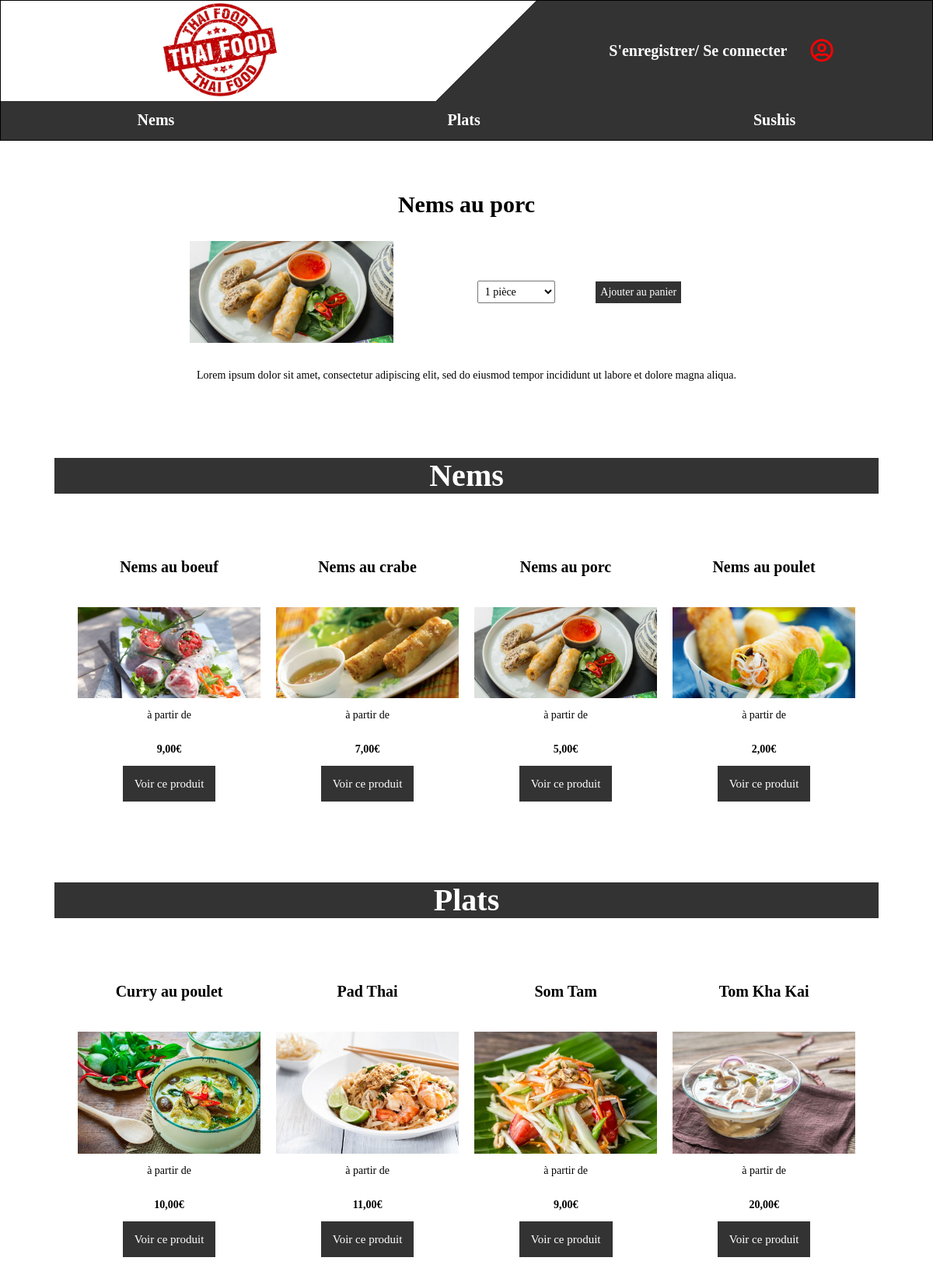
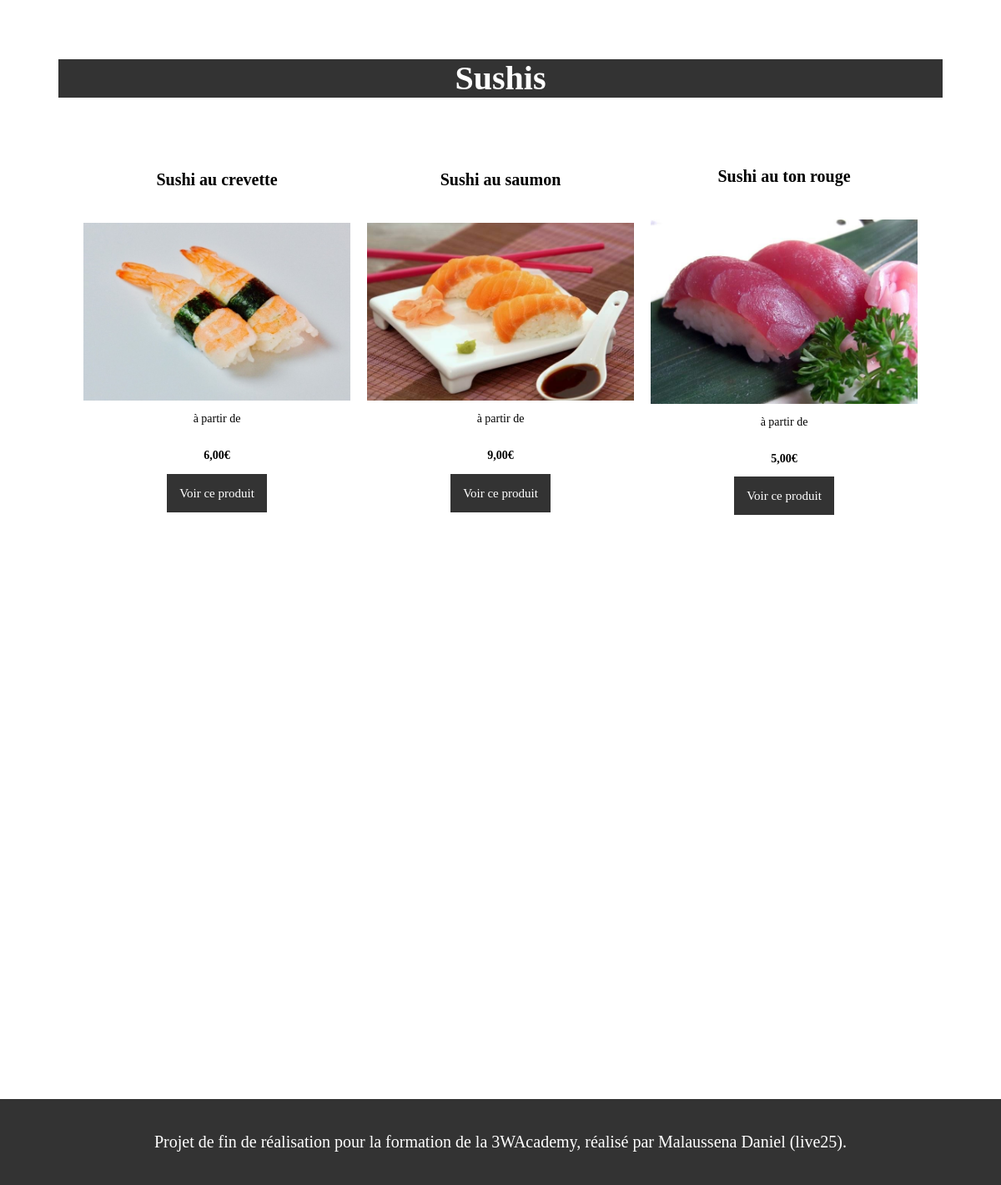
The app's page /product.php?id=3 with its own data (2 pictures, top to bottom).
### tables this page shows
CREATE TABLE IF NOT EXISTS `products` (
  `id` int(8) UNSIGNED NOT NULL AUTO_INCREMENT,
  `picture` varchar(255) NOT NULL,
  `description` varchar(255) NOT NULL,
  `category` varchar(255) NOT NULL,
  `price` decimal(6,2) UNSIGNED NOT NULL,
  `name` varchar(255) NOT NULL,
  PRIMARY KEY (`id`)
);

### models/product.class.php (called while the page is built)
<?php
class Product
{
    protected $db;
    public function __construct(PDO $db)
    {
        $this->db = $db;
    }
    public function getAllNems()
    {
        $req = $this->db->prepare('SELECT * FROM products WHERE category = "nems" ');
        $req->execute();
        return $products = $req->fetchAll();
    }
    public function getAllSushis()
    {
        $req = $this->db->prepare('SELECT * FROM products WHERE category = "sushis" ');
        $req->execute();
        return $products = $req->fetchAll();
    }
    public function getAllPlats()
    {
        $req = $this->db->prepare('SELECT * FROM products WHERE category = "plats" ');
        $req->execute();
        return $products = $req->fetchAll();
    }
    public function getProductById($id)
    {
        $req = $this->db->prepare('SELECT * FROM products WHERE id = :id');
        $req->bindValue(':id', $id, PDO::PARAM_INT);
        $req->execute();
        return $id = $req->fetch();
    }
}

### product.php (the view, shortened to what this page needs)
<?php
include "header.php";
require 'models/product.class.php';
$productsManager = new Product($db);
$productsNems = $productsManager->getAllNems();
$productsSushis = $productsManager->getAllSushis();
$productsPlats = $productsManager->getAllPlats();
?>
<main class="container">
  <?php if (isset($_GET['id'])) {
        $productById = $productsManager->getProductById($_GET['id']) ?>
        <section>
        <section id="product-selection">
          <section id="product-detail">
              <div id="product-name">
                <h1> <?= $productById['name'] ?> </h1>
              </div>
          </section>
          <section id="product-quantity">
            <img src="src/img/<?= $productById['category'] ?>/<?= $productById['picture'] ?>" alt="<?= $productById['name'] ?>" />
            <div class="price">
            <form method="get" action="product.php">
            <select name="add" id="id_select">
              <option value="1">1 pièce</option>
            </select>
              <button type="submit" class="btndetail">Ajouter au panier</button>
            </form>
            </div>
          </section>
          <section id="product-description">
            <p> <?= $productById['description'] ?> </p>
          </section>
          </section>
  <?php } ?>
  <section class="list">
	  <h2 id="nems">Nems</h2>
    <section>
      <?php foreach($productsNems as $product) { ?>
        <article>
          <h3><?= $product['name'] ?></h3>
          <img src="src/img/<?= $product['category'] ?>/<?= $product['picture'] ?>" alt="<?= $product['name'] ?>" />
          <p>à partir de</p>
          <p><strong><?= number_format($product['price'], 2, ',', ' ') ?>€</strong><p>
          <a class="btn" href="product.php?id=<?= $product['id'] ?>">Voir ce produit</a>
        </article>
      <?php } ?>
    </section>
  </section>
  <section class="list">
    <h2 id="plats">Plats</h2>
    <section>
      <?php foreach($productsPlats as $product) { ?>
        <article>
          <h3> <?= $product['name'] ?> </h3>
          <img src="src/img/<?= $product['category'] ?>/<?= $product['picture'] ?>" alt="<?= $product['name'] ?>" />
          <p>à partir de</p>
          <p><strong><?= number_format($product['price'], 2, ',', ' ') ?>€</strong><p>
          <a class="btn" href="product.php?id=<?= $product['id'] ?>">Voir ce produit</a>
        </article>
      <?php } ?>
    </section>
  </section>
  <section class="list">
    <h2 id="sushis">Sushis</h2>
    <section>
      <?php foreach($productsSushis as $product) { ?>
        <article>
          <h3> <?= $product['name'] ?> </h3>
          <img src="src/img/<?= $product['category'] ?>/<?= $product['picture'] ?>" alt="<?= $product['name'] ?>" />
          <p>à partir de</p>
          <p><strong> <?= number_format($product['price'], 2, ',', ' ') ?>€</strong><p>
          <a class="btn" href="product.php?id=<?= $product['id'] ?>">Voir ce produit</a>
      </article>
    <?php } ?>
    </section>
  </section>
  </main>
  <?php include "footer.php"; ?>

### src/css/style.css (style rules this page uses)
* { box-sizing: border-box; outline: none; }
html { font-size: 62.5%; }
.btn { text-decoration: none; background-color: #333333; padding: 15px; color: white; font-size: 15px; text-align: center; }
main { background-color: white; }
main h1 { font-size: 40px; color:black; text-align: center; margin-bottom: 0px; padding: 30px; }
.container { max-width: 1100px; margin: 0 auto; }
.list { padding: 20px; }
.list article img { width: 100%; margin-right: 10px; margin-top: 20px; }
.list>h2 { font-size: 40px; color: white; text-align: center; background-color: #333333; }
.list section { background-color: white; display: flex; justify-content: space-around; padding: 20px; }
.list section h3 { font-size: 20px; }
.list section p { font-size: 14px; }
.list section article { display: flex; flex-direction: column; text-align: center; padding: 10px; justify-content: center; }
#product-selection { background-color: white; padding: 25px; }
#product-selection p { padding: 20px; margin-bottom: 0px; }
#product-detail { display: flex; justify-content: center; }
#product-detail h1 { font-size: 30px; padding: 20px; margin-bottom: 10px; }
.price select { font-size: 14px; margin-right: 50px; }
#product-quantity { display: flex; justify-content: center; align-items: center; text-align: right; }
#product-quantity img { width: 25%; }
#product-quantity select { width: 100px; padding: 5px; }
button { border: none; margin-right: 80px; }
.btndetail { text-decoration: none; background-color: #333333; padding: 6px; color: white; font-size: 14px; text-align: center; }
#product-description p { font-size: 14px; text-align: center; }
form { width: 450px; margin: 0 auto; }

### records on screen
products: name "Nems au porc", category+picture (picture), description "Lorem ipsum dolor sit amet, consectetur adipiscing elit, sed do eiusmod tempor incididunt ut labore et dolore magna aliqua.", price "5,00"
products: name "Nems au boeuf", category+picture (picture), price "9,00"
products: name "Nems au crabe", category+picture (picture), price "7,00"
products: name "Nems au poulet", category+picture (picture), price "2,00"
products: name "Curry au poulet", category+picture (picture), price "10,00"
products: name "Pad Thai", category+picture (picture), price "11,00"
products: name "Som Tam", category+picture (picture), price "9,00"
products: name "Tom Kha Kai", category+picture (picture), price "20,00"
products: name "Sushi au crevette", category+picture (picture), price "6,00"
products: name "Sushi au saumon", category+picture (picture), price "9,00"
products: name "Sushi au ton rouge", category+picture (picture), price "5,00"
